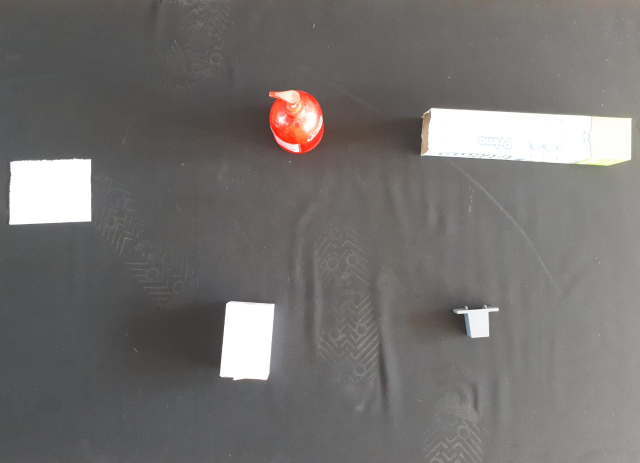
#> input picture measurement_test/img01.jpeg, 1280 x 925 px (shown at 1/2 size)
$ python -i black_board.py   (imports and definitions only)   (older library calls are emulated)
#> lines starting #> are read from the running program, lines starting #| are printed output that depends on the picture; after the words box and inside, x2 and y2 are one past the last pixel; in counts of white or black regions, pixels touching at a corner belong together
#> further down, picture is the input picture: shape (925, 1280, 3); mean B, G, R 111.6, 112.9, 115.7
#!/usr/bin/env python

# Black Board measures 222.4 cm X 80.35 cm

# import the necessary packages
from imutils import perspective
import requests
import numpy as np
import cv2
import imutils
import sys


url = "http://10.42.0.190:8080/shot.jpg"


RED = 5
BLUE = 2
GREEN = 3


COLORS = {
    RED: ([90, 90, 235], [150, 150, 255]),
    BLUE: ([205, 120, 30], [255, 180, 90]),
    GREEN: ([90, 200, 20], [150, 255, 80])
}


# [41 lines left out: function find_obj, not called in this run]


def find_board(image):
    image_height, image_width, _ = image.shape
#> image_height = 925; image_width = 1280

    # find all the 'black' shapes in the image
    # lower = np.array([0, 0, 0])
    lower = np.array([20, 20, 20])
    upper = np.array([60, 60, 60])
    # upper = np.array([130, 130, 130])
    shapeMask = cv2.inRange(image, lower, upper)
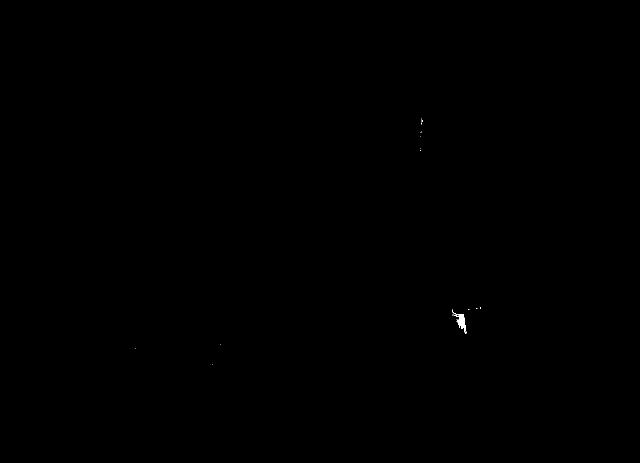
#> shapeMask: shape (925, 1280) (shown at 1/2 size); 0.04% white; 21 white regions (20 under 20 px)
    output = cv2.bitwise_and(image, image, mask=shapeMask)

    # find the contours in the mask
    (_, cnts, _) = cv2.findContours(shapeMask.copy(), cv2.RETR_EXTERNAL,
                                    cv2.CHAIN_APPROX_SIMPLE)
#> cnts = 21 contours, 20 with area under 20; largest, box (x1, y1, x2, y2) and area: (904, 619, 932, 665) 334
    c = max(cnts, key=cv2.contourArea)
#> c = contour of 69 points, box (x1, y1, x2, y2) (904, 619, 932, 665), area 334

    # compute the rotated bounding box of the contour, then
    # draw the contours
    box = cv2.minAreaRect(c)
#> box = ((921.6, 638.7), (19.23, 50.98), -26.57)
    box = cv2.cv.BoxPoints(box) if imutils.is_cv2() else cv2.boxPoints(box)
#> box = ((924.4, 665.8), (901.6, 620.2), (918.8, 611.6), (941.6, 657.2))
    box = np.array(box, dtype="int")
#> box = [[924, 665], [901, 620], [918, 611], [941, 657]]
    cv2.drawContours(image, [box], -1, (0, 255, 0), 2)
#> image: shape (925, 1280, 3); 0.03% of pixels changed, all inside (x1, y1, x2, y2) = (900, 610, 943, 667)

    # show box coordinates
    colors = ((0, 0, 255), (240, 0, 159), (255, 0, 0), (255, 255, 0))
    rect = perspective.order_points(box)
#> rect = [[918, 611], [941, 657], [924, 665], [901, 620]]

    xL, yL = rect.astype("int")[0]
#> xL = 918; yL = 611
    xU, _ = rect.astype("int")[1]
#> xU = 941
    _, yU = rect.astype("int")[2]
#> yU = 665
    xB, yB = rect.astype("int")[3]
#> xB = 901; yB = 620
    board_width_in_pixels = xU - xL
#> board_width_in_pixels = 23
    board_width_in_cm = 100
    board_heigth_in_pixels = yU - yL
#> board_heigth_in_pixels = 54
    board_heigth_in_cm = 85
    width_coefficient = board_width_in_cm / board_width_in_pixels
#> width_coefficient = 4.35
    heigth_coefficient = board_heigth_in_cm / board_heigth_in_pixels
#> heigth_coefficient = 1.57
    #cv2.imshow("Board", image)
    #cv2.waitKey(0)
    #print("Black board origin coordinates in pixels")
    xO, yO = xB, image_height - yB
#> xO = 901; yO = 305
    # [5 lines of commented-out code are left out]
    return heigth_coefficient, width_coefficient


# [21 lines left out: functions take_pic, get_img, not called in this run]

>>> import cv2
>>> picture = cv2.imread('img01.jpeg')
>>> result = find_board(picture)
#> result = (1.57, 4.35)

$ run again, on measurement_test/img03.jpeg
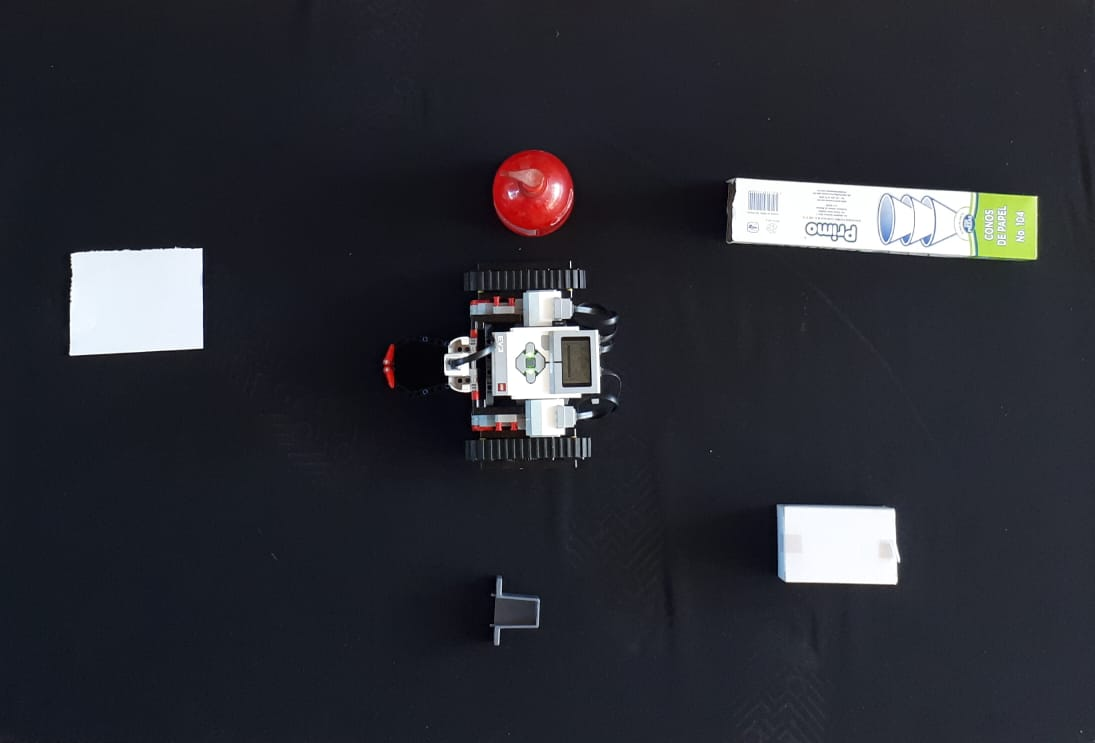
#> input picture measurement_test/img03.jpeg, 1095 x 743 px
#> picture is the input picture: shape (743, 1095, 3); mean B, G, R 52.7, 45.5, 44.3
#> in find_board, `shapeMask = cv2.inRange(image, lower, upper)`:
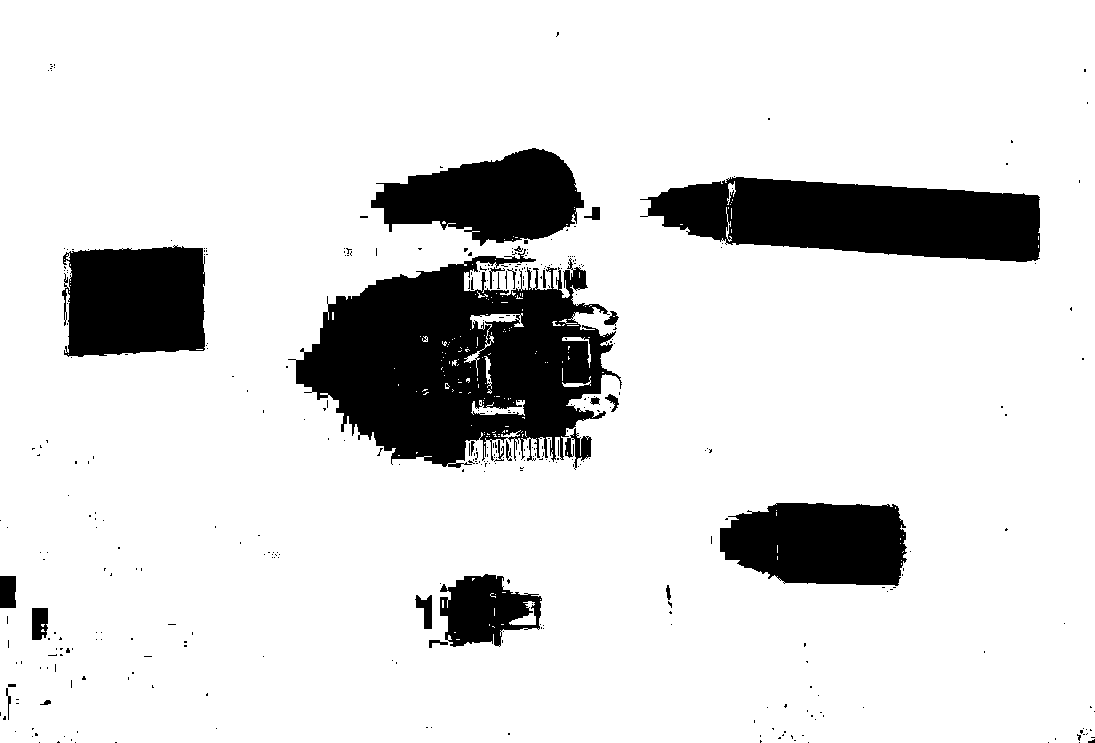
#> shapeMask: shape (743, 1095); 85.8% white; 382 black regions (354 under 20 px)
#> cnts = 1 contour; box (x1, y1, x2, y2) and area: (0, 0, 1095, 743) 811182
#> c = contour of 61 points, box (x1, y1, x2, y2) (0, 0, 1095, 743), area 811182
#> in find_board, `box = cv2.minAreaRect(c)`: box = ((547, 371), (742, 1094), -90)
#> in find_board, `box = cv2.cv.BoxPoints(box) if imutils.is_cv2() else cv2.boxPoints(box)`: box = ((1094, 742), (-2.27e-14, 742), (0, 0), (1094, 0))
#> in find_board, `box = np.array(box, dtype="int")`: box = [[1094, 742], [0, 742], [0, 0], [1094, 0]]
#> in find_board, `cv2.drawContours(image, [box], -1, (0, 255, 0), 2)`:
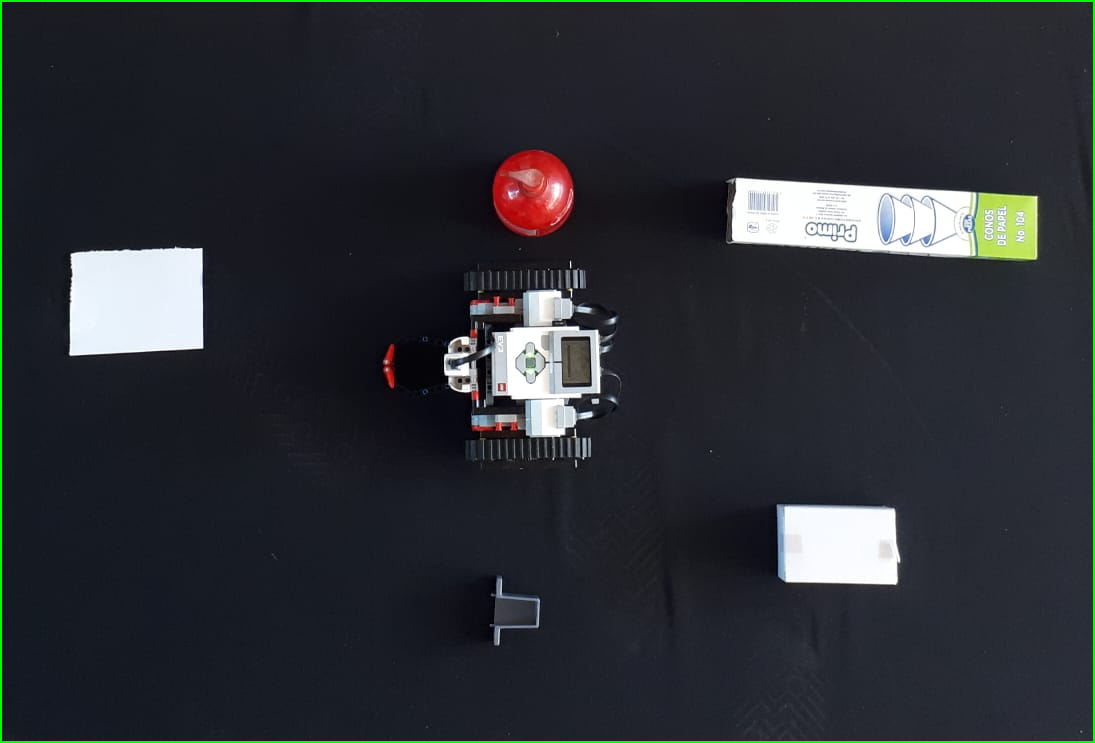
#> image: shape (743, 1095, 3); 0.9% of pixels changed, all inside (x1, y1, x2, y2) = (0, 0, 1095, 743)
#> rect = [[0, 0], [1094, 0], [1094, 742], [0, 742]]
#> xL = 0
#> xU = 1094
#> yU = 742
#> xB = 0; yB = 742
#> board_width_in_pixels = 1094
#> board_heigth_in_pixels = 742
#> width_coefficient = 0.0914
#> heigth_coefficient = 0.115
#> xO = 0; yO = 1
#> result = (0.115, 0.0914)
